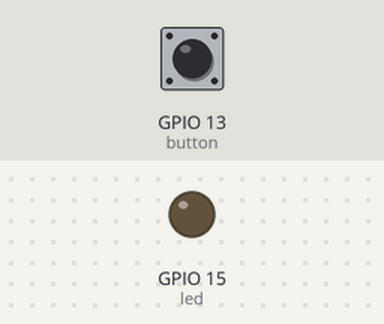
A program run on a simulated ESP32 board running MicroPython. Parts: output pins drawn as LEDs (lit = HIGH). The inputs (shaded band) are chosen by the test bench; at power-on: GPIO 13 (button) LOW.

Above: at 1.2 s.
1.3 s: GPIO 13 (button) pulled HIGH for 0.15 s
At 1.4 s:
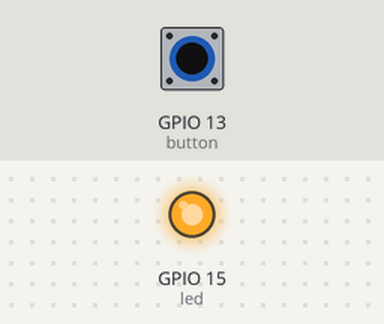
3.0 s: GPIO 13 (button) pulled HIGH for 3.2 s
At 7.3 s:
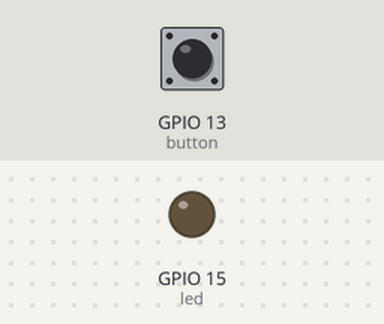
Timing chart, 0 to 8.8 s (numbered marks = the images above; inputs shaded):
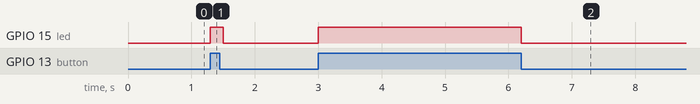

Measured:
- after the input at 1.3 s, GPIO 15 (led): LOW → HIGH at once, → LOW 0.20 s later
- after the input at 3.0 s, GPIO 15 (led): LOW → HIGH at once, → LOW 3.2 s later

The program:

main.py
```python
from machine import Pin
from time import sleep_ms

led = Pin(15, Pin.OUT)

button = Pin(13, Pin.IN, Pin.PULL_DOWN)


while True:
    if button.value() == 1:
        led.value(1)
    else:
        led.value(0)
    sleep_ms(100)
```
